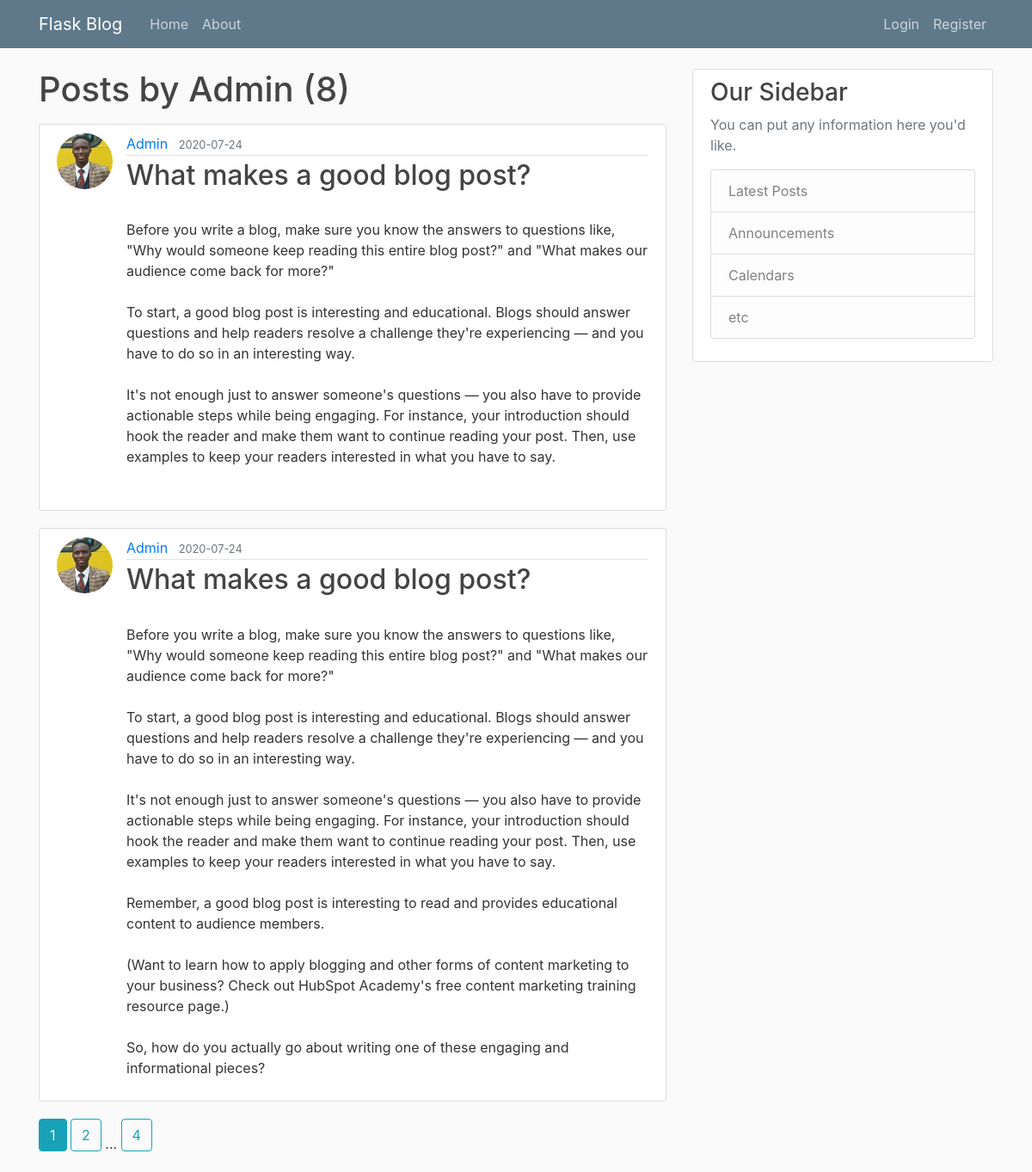
/user/Admin, run on the app's committed database.
### flaskblog/models.py (models this page shows, shortened)
class User(db.Model, UserMixin):
    id = db.Column(db.Integer, primary_key = True)
    username = db.Column(db.String(20), unique = True, nullable = False)
    email = db.Column(db.String(120), unique = True, nullable = False)
    image_file = db.Column(db.String(20), nullable = False, default = 'default.jpg')
    password = db.Column(db.String(60),  nullable = False)
    posts = db.relationship('Post', backref='author', lazy = True)

class Post(db.Model):
    id = db.Column(db.Integer, primary_key = True)
    title = db.Column(db.String(100), nullable=False)
    date_posted = db.Column(db.DateTime, nullable=False, default=datetime.utcnow)
    content = db.Column(db.Text, nullable = False)
    user_id = db.Column(db.Integer, db.ForeignKey('user.id'), nullable=False)

### flaskblog/users/routes.py (the view)
@users.route("/user/<string:username>")
def user_posts(username):
    page = request.args.get('page', 1, type=int)
    user = User.query.filter_by(username=username).first_or_404()
    posts = Post.query.filter_by(author=user).order_by(Post.date_posted.desc()).paginate(page=page, per_page=2)
    return render_template('user_posts.html', posts=posts, user=user)

### flaskblog/templates/user_posts.html
{% extends 'layout.html' %}
{% block content %}
<h1 class="mb-3">
    Posts by {{user.username}} ({{ posts.total}})
</h1>
    {% for post in posts.items %}
        <article class="media content-section">
            <img class="rounded-circle article-img" src="{{ url_for('static', filename='profile_pics/' + post.author.image_file ) }}">
            <div class="media-body">
                <div class="article-metadata">
                    <a class="mr-2" href="{{url_for('users.user_posts', username=post.author.username)}}">
                        {{ post.author.username }}
                    </a>
                    <small class="text-muted">
                        {{ post.date_posted.strftime('%Y-%m-%d')}}
                    </small>
                </div>
                <h2>
                    <a class="article-title" href="{{ url_for('posts.post', post_id=post.id) }}">
                        {{ post.title }}
                    </a>
                </h2>
                <p class="article-content">
                    {{ post.content }}
                </p>
            </div>
        </article>
    {%endfor%}
    {% for page_num in posts.iter_pages(left_edge=1, right_edge=1, left_current=1, right_current=2) %}
        {% if page_num %}
            {% if posts.page == page_num %}
                <a class="btn btn-info mb-4 "href="{{url_for('users.user_posts', username=user.username, page=page_num)}}">
                    {{ page_num }}</a>
            {% else %}
            <a class="btn btn-outline-info mb-4 "href="{{url_for('users.user_posts', username=user.username, page=page_num)}}">
                {{ page_num }}</a>
            {% endif %}
            {% else %}
                ...
        {% endif %}
    {% endfor %}
{% endblock content %}

### flaskblog/static/css/main.css (style rules this page uses)
body { background: #fafafa; color: #333333; margin-top: 5rem; }
h1, h2, h3, h4, h5, h6 { color: #444444; }
.content-section { background: #ffffff; padding: 10px 20px; border: 1px solid #dddddd; border-radius: 3px; margin-bottom: 20px; }
.article-title { color: #444444; }
.article-content { white-space: pre-line; }
.article-img { height: 65px; width: 65px; margin-right: 16px; }
.article-metadata { padding-bottom: 1px; margin-bottom: 4px; border-bottom: 1px solid #e3e3e3 }

### data on the page
User: username "Admin"
Post: image_file (picture), author.username "Admin", date_posted "2020-07-24", title "What makes a good blog post?", content "Before you write a blog, make sure you know the answers to questions like, \"Why would someone keep reading this entire blog post?\" and \"What makes our audience come back for more?\" To start, a good blog post is interesting and educational. Blogs should answer questions and help readers resolve a challenge they're experiencing — and you have to do so in an interesting way. It's not enough just to answer someone's questions — you also have to provide actionable steps while being engaging. For instance, your introduction should hook the reader and make them want to continue reading your post. Then, use examples to keep your readers interested in what you have to say."
Post: image_file (picture), author.username "Admin", date_posted "2020-07-24", title "What makes a good blog post?", content "Before you write a blog, make sure you know the answers to questions like, \"Why would someone keep reading this entire blog post?\" and \"What makes our audience come back for more?\" To start, a good blog post is interesting and educational. Blogs should answer questions and help readers resolve a challenge they're experiencing — and you have to do so in an interesting way. It's not enough just to answer someone's questions — you also have to provide actionable steps while being engaging. For instance, your introduction should hook the reader and make them want to continue reading your post. Then, use examples to keep your readers interested in what you have to say. Remember, a good blog post…"

### other printed values
{{ posts.total }} "8"
{{ page_num }} "1"
{{ page_num }} "2" "4"
